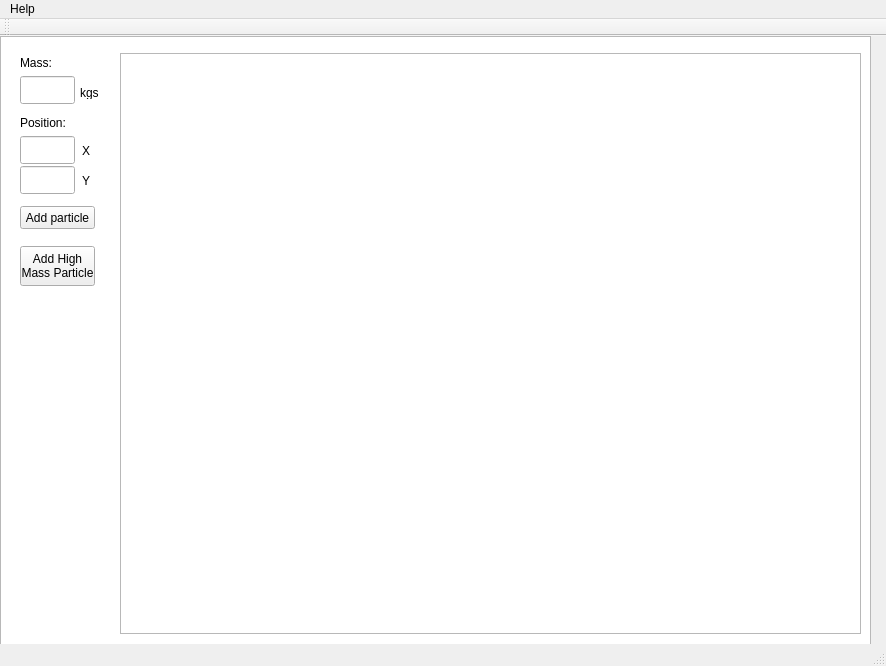
<?xml version="1.0" encoding="UTF-8"?>
<ui version="4.0">
 <class>MainWindow</class>
 <widget class="QMainWindow" name="MainWindow">
  <property name="geometry">
   <rect>
    <x>0</x>
    <y>0</y>
    <width>886</width>
    <height>666</height>
   </rect>
  </property>
  <property name="windowTitle">
   <string>MainWindow</string>
  </property>
  <widget class="QWidget" name="centralWidget">
   <widget class="QGraphicsView" name="mainGraphicsView">
    <property name="geometry">
     <rect>
      <x>0</x>
      <y>0</y>
      <width>871</width>
      <height>621</height>
     </rect>
    </property>
   </widget>
   <widget class="QLabel" name="label_mass">
    <property name="geometry">
     <rect>
      <x>20</x>
      <y>20</y>
      <width>47</width>
      <height>13</height>
     </rect>
    </property>
    <property name="text">
     <string>Mass:</string>
    </property>
   </widget>
   <widget class="QLabel" name="label_particleMass">
    <property name="geometry">
     <rect>
      <x>80</x>
      <y>50</y>
      <width>47</width>
      <height>13</height>
     </rect>
    </property>
    <property name="text">
     <string>kgs</string>
    </property>
   </widget>
   <widget class="QLabel" name="label_particlePosX">
    <property name="geometry">
     <rect>
      <x>82</x>
      <y>107</y>
      <width>21</width>
      <height>16</height>
     </rect>
    </property>
    <property name="text">
     <string>X</string>
    </property>
   </widget>
   <widget class="QLabel" name="label_position">
    <property name="geometry">
     <rect>
      <x>20</x>
      <y>80</y>
      <width>47</width>
      <height>13</height>
     </rect>
    </property>
    <property name="text">
     <string>Position:</string>
    </property>
   </widget>
   <widget class="QLabel" name="label_particlePosY">
    <property name="geometry">
     <rect>
      <x>82</x>
      <y>137</y>
      <width>16</width>
      <height>16</height>
     </rect>
    </property>
    <property name="text">
     <string>Y</string>
    </property>
   </widget>
   <widget class="QPushButton" name="addParticle_btn">
    <property name="geometry">
     <rect>
      <x>20</x>
      <y>170</y>
      <width>75</width>
      <height>23</height>
     </rect>
    </property>
    <property name="text">
     <string>Add particle</string>
    </property>
   </widget>
   <widget class="QGraphicsView" name="particleCanvas">
    <property name="geometry">
     <rect>
      <x>120</x>
      <y>17</y>
      <width>741</width>
      <height>581</height>
     </rect>
    </property>
   </widget>
   <widget class="QLineEdit" name="input_particleMass">
    <property name="geometry">
     <rect>
      <x>20</x>
      <y>40</y>
      <width>55</width>
      <height>28</height>
     </rect>
    </property>
   </widget>
   <widget class="QLineEdit" name="input_particlePosX">
    <property name="geometry">
     <rect>
      <x>20</x>
      <y>100</y>
      <width>55</width>
      <height>28</height>
     </rect>
    </property>
   </widget>
   <widget class="QLineEdit" name="input_particlePosY">
    <property name="geometry">
     <rect>
      <x>20</x>
      <y>130</y>
      <width>55</width>
      <height>28</height>
     </rect>
    </property>
   </widget>
   <widget class="QPushButton" name="addHighMassParticle_btn">
    <property name="geometry">
     <rect>
      <x>20</x>
      <y>210</y>
      <width>75</width>
      <height>40</height>
     </rect>
    </property>
    <property name="text">
     <string>Add High 
Mass Particle</string>
    </property>
   </widget>
  </widget>
  <widget class="QMenuBar" name="menuBar">
   <property name="geometry">
    <rect>
     <x>0</x>
     <y>0</y>
     <width>886</width>
     <height>21</height>
    </rect>
   </property>
   <widget class="QMenu" name="menuHelp">
    <property name="title">
     <string>Help</string>
    </property>
    <addaction name="actionAbout"/>
    <addaction name="separator"/>
   </widget>
   <addaction name="menuHelp"/>
  </widget>
  <widget class="QToolBar" name="mainToolBar">
   <attribute name="toolBarArea">
    <enum>TopToolBarArea</enum>
   </attribute>
   <attribute name="toolBarBreak">
    <bool>false</bool>
   </attribute>
  </widget>
  <widget class="QStatusBar" name="statusBar"/>
  <action name="actionAbout">
   <property name="text">
    <string>About</string>
   </property>
  </action>
 </widget>
 <layoutdefault spacing="6" margin="11"/>
 <resources/>
 <connections/>
</ui>
